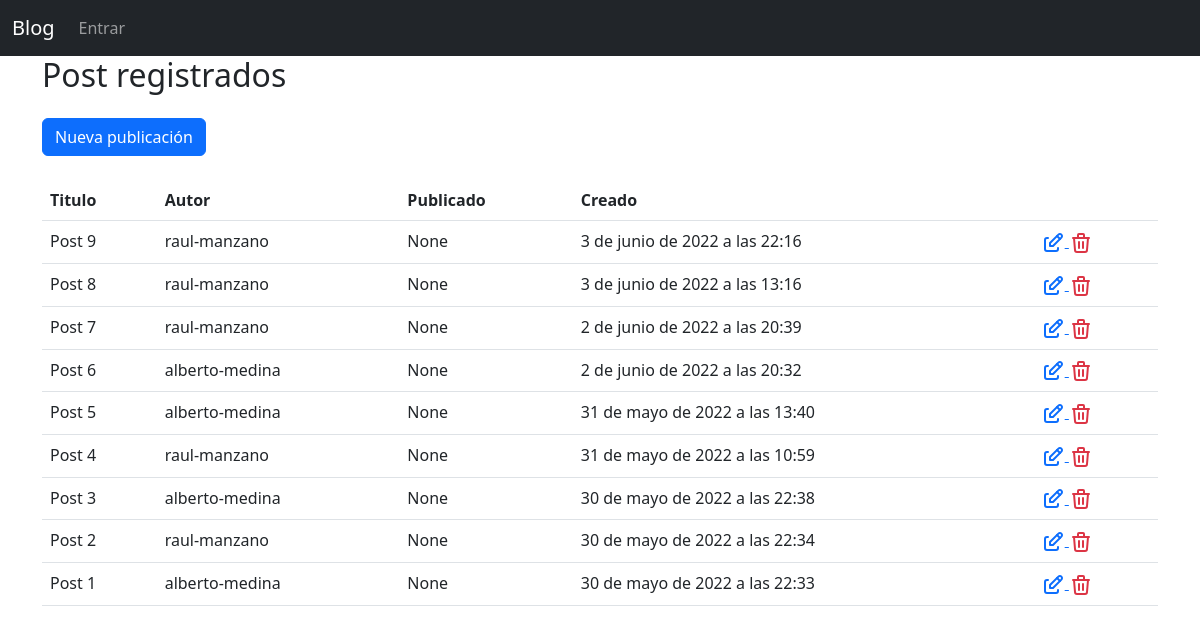
/posts/listar, run on the app's committed database.
### blog/models.py (models this page shows, shortened)
class Post(models.Model):
    title = models.CharField(max_length=128)
    content = models.TextField()
    image = models.ImageField(upload_to='posts', null=True, blank=True)
    category = models.ForeignKey(Category, on_delete=models.PROTECT)
    published = models.DateField(null=True, blank=True)
    created = models.DateTimeField(default=now)
    author = models.ForeignKey(User, on_delete=models.PROTECT, null=True)

### blog/views.py (the view)
# urls.py: path('posts/listar', views.post_list, name='post.list'),
def post_list(request):
    posts = Post.objects.all().order_by('-created', 'title')
    return render(request, 'posts/list.html', {'posts': posts})

### blog/templates/posts/list.html (shortened to what this page needs)
{% extends 'templates/app.html' %}
{% block main %}
<h2>Post registrados</h2>
<section class="mt-4">
    <a class="btn btn-primary" href="{% url 'post.create' %}">Nueva publicación</a>
    <table class="table mt-4">
        <thead>
        <tr>
            <th>Titulo</th>
            <th>Autor</th>
            <th>Publicado</th>
            <th>Creado</th>
            <th></th>
        </tr>
        </thead>
        <tbody>
        {% for post in posts %}
        <tr>
            <td>{{ post.title }}</td>
            <td>{{ post.author }}</td>
            <td>{{ post.published }}</td>
            <td>{{ post.created }}</td>
            <td>
                <a href="#" class="text-primary" role="button" disabled>
                </a>
                <a href="#" class="text-danger" role="button">
                </a>
            </td>
        </tr>
        {% endfor %}
        </tbody>
    </table>
</section>
{% endblock %}

### data on the page
Post: title "Post 9", author "raul-manzano", published "None", created "3 de junio de 2022 a las 22:16"
Post: title "Post 8", author "raul-manzano", published "None", created "3 de junio de 2022 a las 13:16"
Post: title "Post 7", author "raul-manzano", published "None", created "2 de junio de 2022 a las 20:39"
Post: title "Post 6", author "alberto-medina", published "None", created "2 de junio de 2022 a las 20:32"
Post: title "Post 5", author "alberto-medina", published "None", created "31 de mayo de 2022 a las 13:40"
Post: title "Post 4", author "raul-manzano", published "None", created "31 de mayo de 2022 a las 10:59"
Post: title "Post 3", author "alberto-medina", published "None", created "30 de mayo de 2022 a las 22:38"
Post: title "Post 2", author "raul-manzano", published "None", created "30 de mayo de 2022 a las 22:34"
Post: title "Post 1", author "alberto-medina", published "None", created "30 de mayo de 2022 a las 22:33"
